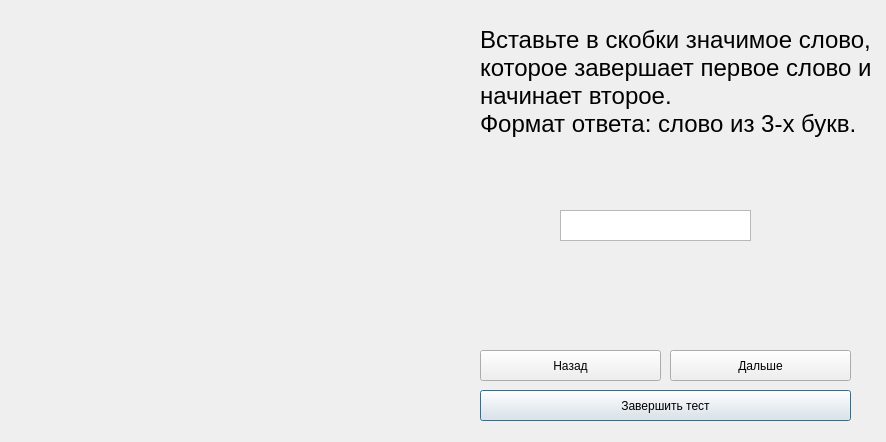
<?xml version="1.0" encoding="UTF-8"?>
<ui version="4.0">
 <class>TestForm12</class>
 <widget class="QDialog" name="TestForm12">
  <property name="geometry">
   <rect>
    <x>0</x>
    <y>0</y>
    <width>886</width>
    <height>442</height>
   </rect>
  </property>
  <property name="windowTitle">
   <string>Dialog</string>
  </property>
  <widget class="QPushButton" name="finish_pushButton">
   <property name="geometry">
    <rect>
     <x>480</x>
     <y>390</y>
     <width>371</width>
     <height>31</height>
    </rect>
   </property>
   <property name="text">
    <string>Завершить тест</string>
   </property>
  </widget>
  <widget class="QLabel" name="image">
   <property name="geometry">
    <rect>
     <x>30</x>
     <y>40</y>
     <width>411</width>
     <height>331</height>
    </rect>
   </property>
   <property name="text">
    <string/>
   </property>
  </widget>
  <widget class="QLabel" name="question">
   <property name="geometry">
    <rect>
     <x>480</x>
     <y>20</y>
     <width>419</width>
     <height>151</height>
    </rect>
   </property>
   <property name="sizePolicy">
    <sizepolicy hsizetype="Preferred" vsizetype="Preferred">
     <horstretch>0</horstretch>
     <verstretch>0</verstretch>
    </sizepolicy>
   </property>
   <property name="font">
    <font>
     <pointsize>18</pointsize>
    </font>
   </property>
   <property name="mouseTracking">
    <bool>true</bool>
   </property>
   <property name="tabletTracking">
    <bool>false</bool>
   </property>
   <property name="focusPolicy">
    <enum>Qt::NoFocus</enum>
   </property>
   <property name="contextMenuPolicy">
    <enum>Qt::PreventContextMenu</enum>
   </property>
   <property name="autoFillBackground">
    <bool>false</bool>
   </property>
   <property name="midLineWidth">
    <number>-2</number>
   </property>
   <property name="text">
    <string>Вставьте в скобки значимое слово, которое завершает первое слово и начинает второе.
Формат ответа: слово из 3-х букв.
</string>
   </property>
   <property name="textFormat">
    <enum>Qt::AutoText</enum>
   </property>
   <property name="scaledContents">
    <bool>false</bool>
   </property>
   <property name="wordWrap">
    <bool>true</bool>
   </property>
   <property name="openExternalLinks">
    <bool>false</bool>
   </property>
  </widget>
  <widget class="QPushButton" name="next_pushButton">
   <property name="geometry">
    <rect>
     <x>670</x>
     <y>350</y>
     <width>181</width>
     <height>31</height>
    </rect>
   </property>
   <property name="text">
    <string>Дальше</string>
   </property>
  </widget>
  <widget class="QTextEdit" name="textEdit">
   <property name="geometry">
    <rect>
     <x>560</x>
     <y>210</y>
     <width>191</width>
     <height>31</height>
    </rect>
   </property>
  </widget>
  <widget class="QPushButton" name="back_pushButton">
   <property name="geometry">
    <rect>
     <x>480</x>
     <y>350</y>
     <width>181</width>
     <height>31</height>
    </rect>
   </property>
   <property name="text">
    <string>Назад</string>
   </property>
  </widget>
 </widget>
 <resources/>
 <connections/>
</ui>
